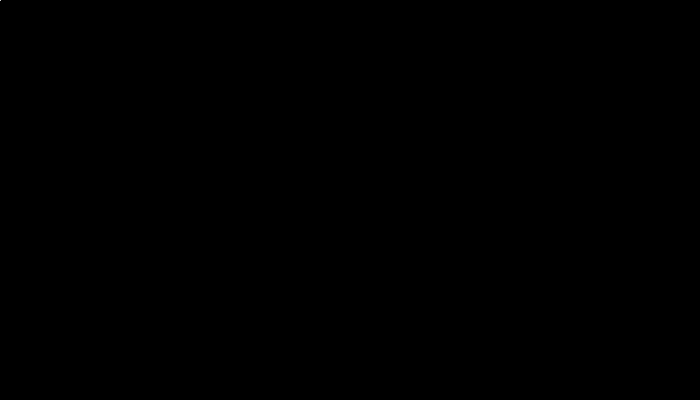
Frame 1 (no input)
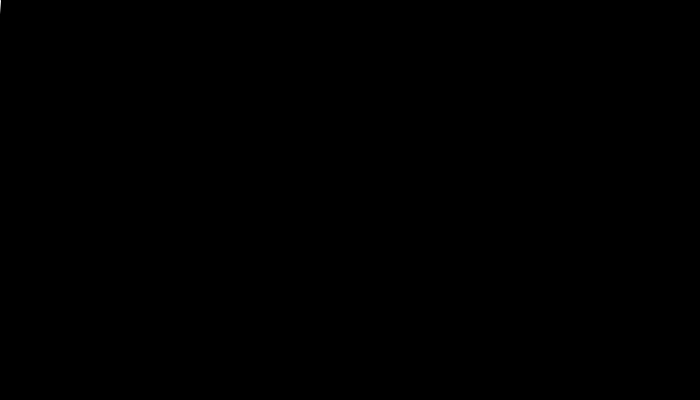
Frame 60 (the mouse pressed at the canvas centre just before this capture)
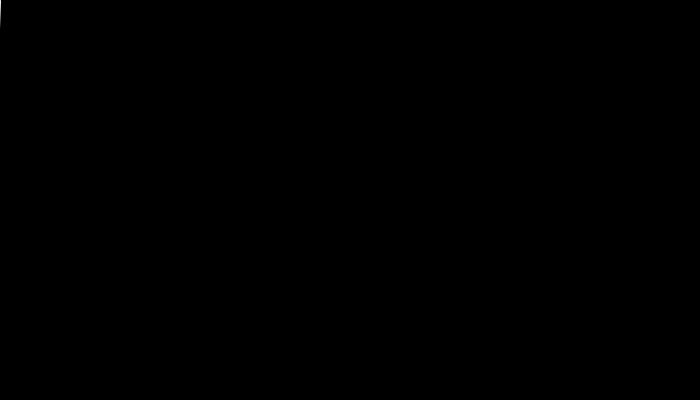
Frame 120 (the mouse held since frame 60 and released just before this capture)

The Processing sketch that drew these frames (run headless with seeded random() and noise(); from frame 60 on, the mouse is pressed at the canvas centre):

// Processing sketch: processing_34108
// ── processing_34108.pde

float click = 0.0;
int yoyosize = 40;
int away = 40;
int speed = 5;
int gravity = 10;
int fingersize = 15;

int xpos = 0;
int ypos = 0;

int dottrack = 0;
int wayxpos = 0;
int wayypos = 0;

int linex = 0;
int liney = 0;

int count = 0;

void setup() {
  size(700, 400);
}

void draw() {
  background(0);
  stroke(255);
  fill(255);
  line(xpos-away, ypos-away,linex,liney);
  ellipse(xpos-away, ypos-away, yoyosize, yoyosize); 

  ypos = ypos + gravity;

  if(dottrack > 0) {
    stroke(255,166,143);
    fill(255,166,143);
    ellipse(wayxpos, wayypos, fingersize, fingersize);
  }
}

void mouseMoved() {
  xpos = mouseX + speed;
  ypos = mouseY + speed + gravity;
}

void mouseClicked() {
  if(count == 0) {
    dottrack = dottrack + 1;
    wayxpos = mouseX;
    wayypos = mouseY;
    liney = wayypos;
    linex = wayxpos;
  }
}
